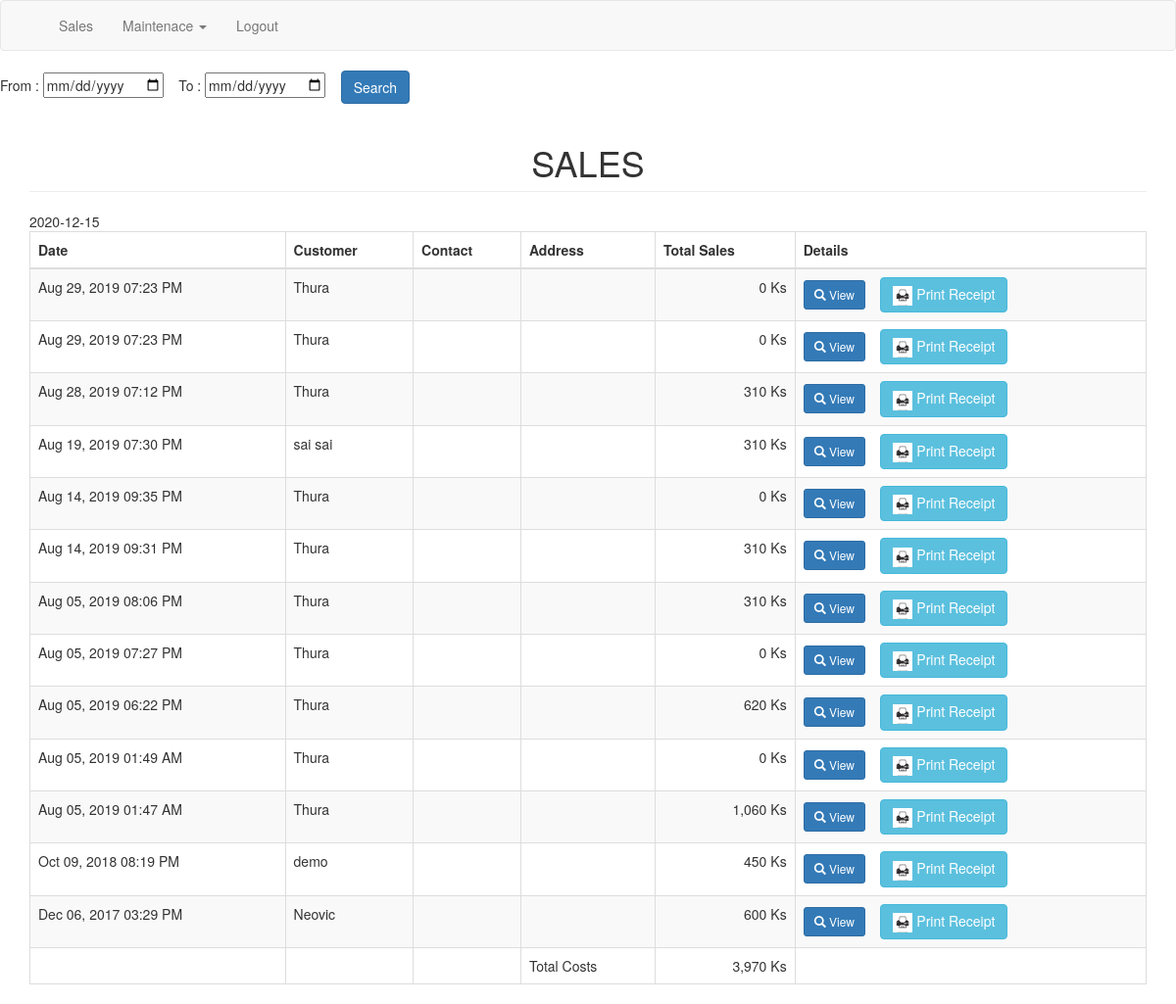
The app's page /sales.php (signed in) with its own data.
### tables this page shows
CREATE TABLE `purchase` (
  `purchaseid` int(11) NOT NULL,
  `customer` varchar(50) NOT NULL,
  `total` double NOT NULL,
  `date_purchase` datetime NOT NULL
);

### sales.php (shortened to what this page needs)
<?php
if(!isset($_SESSION['user'])){
	header("Location:admin.php");
}
else{
include('header1.php'); ?>
<body>
<?php include('navbar1.php'); ?>
<form method="post" action="sales.php">
		From : <input type="date" name="fdate">&nbsp;&nbsp;&nbsp;
		To : <input type="date" name="tdate">&nbsp;&nbsp;&nbsp;
		<button type="submit" name="submit" class="btn btn-primary">Search</button>
</form>
<?php
if(isset($_POST['submit']) != null){
	$fdate = $_POST['fdate'];
	$tdate = $_POST['tdate'];
?>
	<div class="container">
	<h1 class="page-header text-center">SALES</h1>
	<table class="table table-striped table-bordered">
		<thead>
			<th>Date</th>
			<th>Customer</th>
			<th>Contact</th>
			<th>Address</th>
			<th>Total Sales</th>
			<th>Details</th>
		</thead>
		<tbody>
			<?php
				$sql="select * from purchase order by purchaseid desc ";
				$query=$conn->query($sql);
				$sum = 0;
				while($row=$query->fetch_array()){
						if( date('Y-m-d', strtotime($row['date_purchase'])) >=$fdate && date('Y-m-d', strtotime($row['date_purchase'])) <= $tdate  ){
					?>
					<tr>
						<td><?php echo date('M d, Y h:i A', strtotime($row['date_purchase'])) ?></td>
						<td><?php echo $row['customer']; ?></td>
						<td><?php echo $row['contact']; ?></td>
						<td><?php echo $row['address']; ?></td>
						<td class="text-right"> <?php echo number_format($row['total']) ." Ks"; ?></td>
						<td><a href="#details<?php $row['purchaseid'];  echo $row['purchaseid'];
						?>" data-toggle="modal" class="btn btn-primary btn-sm"><span class="glyphicon glyphicon-search"></span> View </a>
							<?php include('sales_modal.php'); ?>
							 <a onclick="javascript:printDiv('detail<?php echo $row['purchaseid']; ?>')" id="details<?php $row['purchaseid']; ?>" name="print" style="cursor:pointer;" class="btn btn-info"><img src="img/print.jpeg" width="20" height="20"> Print Receipt</a>
						</td>
					</tr>
					<?php
					$sum += $row['total'];
				}
				}
			?>
			<tr><td></td><td></td><td></td><td>Total Costs</td><td class="text-right"><?php echo number_format($sum) ." Ks";  ?></td><td></td>
		</tr>
		</tbody>
	</table>
	</div>
<?php
	}else{
		?>
		<div class="container">
			<h1 class="page-header text-center">SALES</h1>
			<table class="table table-striped table-bordered">
		<thead>
			<th>Date</th>
			<th>Customer</th>
			<th>Contact</th>
			<th>Address</th>
			<th>Total Sales</th>
			<th>Details</th>
		</thead>
		<tbody>
			<?php
				$sql="select * from purchase order by purchaseid desc";
				$query=$conn->query($sql);
				$sum = 0;
				while($row=$query->fetch_array()){
					?>
					<tr>
						<td><?php echo date('M d, Y h:i A', strtotime($row['date_purchase'])) ?></td>
						<td><?php echo $row['customer']; ?></td>
						<td><?php echo $row['contact']; ?></td>
						<td><?php echo $row['address']; ?></td>
						<td class="text-right"> <?php echo number_format($row['total']) ." Ks"; ?></td>
						<td><a href="#details<?php $row['purchaseid'];  echo $row['purchaseid'];
						?>" data-toggle="modal" class="btn btn-primary btn-sm"><span class="glyphicon glyphicon-search"></span> View </a>&nbsp;&nbsp;&nbsp;
							 <a onclick="javascript:printDiv('detail<?php echo $row['purchaseid']; ?>')" id="details<?php $row['purchaseid']; ?>" name="print" style="cursor:pointer;" class="btn btn-info"><img src="img/print.jpeg" width="20" height="20"> Print Receipt</a>
						</td>
					</tr>
					<?php
					$sum += $row['total'];
				}
			?>
			<tr><td></td><td></td><td></td><td>Total Costs</td><td class="text-right"><?php echo number_format($sum) ." Ks";  ?></td><td></td>
		</tr>
		</tbody>
			</table>
		</div>
		<?php
	}}
?>
</body>
</html>

### records on screen
purchase: date_purchase "Aug 29, 2019 07:23 PM", customer "Thura", total "0"
purchase: date_purchase "Aug 29, 2019 07:23 PM", customer "Thura", total "0"
purchase: date_purchase "Aug 28, 2019 07:12 PM", customer "Thura", total "310"
purchase: date_purchase "Aug 19, 2019 07:30 PM", customer "sai sai", total "310"
purchase: date_purchase "Aug 14, 2019 09:35 PM", customer "Thura", total "0"
purchase: date_purchase "Aug 14, 2019 09:31 PM", customer "Thura", total "310"
purchase: date_purchase "Aug 05, 2019 08:06 PM", customer "Thura", total "310"
purchase: date_purchase "Aug 05, 2019 07:27 PM", customer "Thura", total "0"
purchase: date_purchase "Aug 05, 2019 06:22 PM", customer "Thura", total "620"
purchase: date_purchase "Aug 05, 2019 01:49 AM", customer "Thura", total "0"
purchase: date_purchase "Aug 05, 2019 01:47 AM", customer "Thura", total "1,060"
purchase: date_purchase "Oct 09, 2018 08:19 PM", customer "demo", total "450"
purchase: date_purchase "Dec 06, 2017 03:29 PM", customer "Neovic", total "600"

### other values on screen
$sum "3,970"
